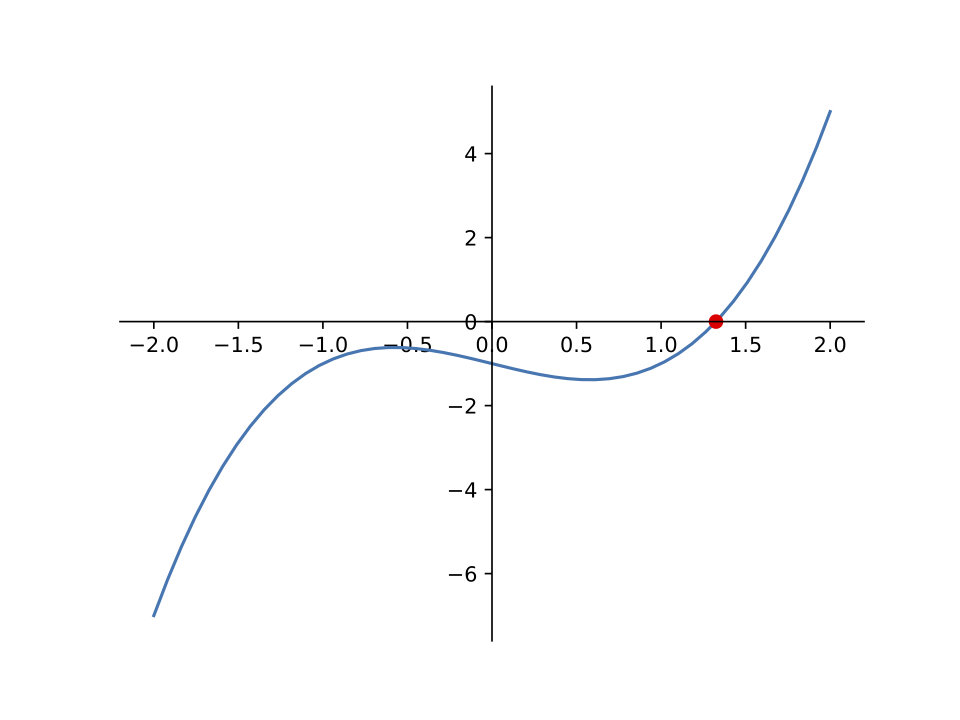

Here is the Python script that generated this plot:
#!/usr/bin/env python

# Plots a cubic function and its root

import numpy as np
import scipy.optimize as opt
import matplotlib.pyplot as plt


def f(x):
    return x**3 - x - 1

def fprime(x):
    return 3 * x**2 - 1

def fprime2(x):
    return 6 * x

x = np.linspace(-2, 2)
y = f(x)

root = opt.newton(f, 1.5, fprime=fprime, fprime2=fprime2)

plt.plot(x, y)
plt.plot(root, 0, 'ro')

ax = plt.gca()
ax.spines['right'].set_color('none')
ax.spines['top'].set_color('none')
ax.xaxis.set_ticks_position('bottom')
ax.spines['bottom'].set_position(('data', 0))
ax.yaxis.set_ticks_position('left')
ax.spines['left'].set_position(('data', 0))

plt.savefig('cubic.pdf')

